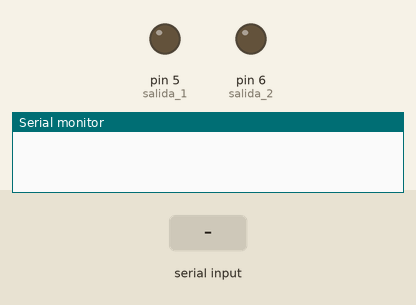
This program was run on a simulated Arduino Uno, built with avr-gcc and run on an emulated ATmega328P. Shown: output pins drawn as LEDs (lit = HIGH), the last lines printed to the serial monitor. The test bench sets the inputs (shaded band).

Above: at 1.2 s.
1.3 s: "encender ventilador" received over Serial
At 2.5 s:
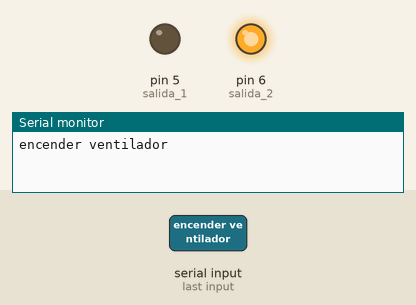
2.8 s: "encender todo" received over Serial
At 4.0 s:
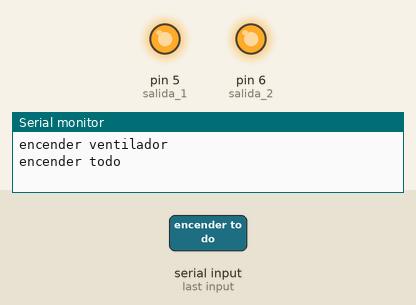
4.3 s: "Apagar ventilador" received over Serial
At 4.6 s:
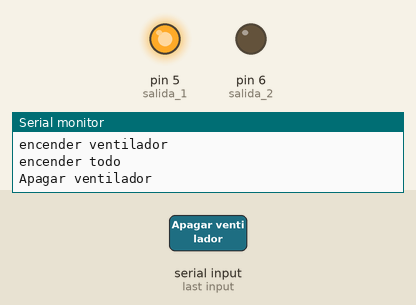
Timing chart, 0 to 7.3 s (numbered marks = the images above; inputs shaded):
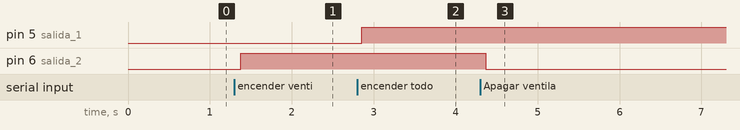

Measured:
- after the input at 1.3 s, pin 6 (salida_2): LOW → HIGH after 0.08 s
- after the input at 2.8 s, pin 5 (salida_1): LOW → HIGH after 0.05 s
- after the input at 4.3 s, pin 6 (salida_2): HIGH → LOW after 0.07 s

The program:

main.cpp
```cpp
// Comando de voz, para encender una lampara y un ventilador
#include <Arduino.h>

/* Definiciones */
String voice;

void setup() {

  Serial.begin(9600); // inicial puerto
  pinMode(5, OUTPUT); // salida 1
  pinMode(6, OUTPUT); // salida 2

}

void loop() {
  while(Serial.available()){
    delay(4);
    char c = Serial.read();
    voice +=c;
  }

  if(voice.length()>0){
     Serial.println(voice);
     if(voice == "Encender lámpara" || voice == "encender lámpara")   // Encender Luz
      {digitalWrite(5, HIGH);}
     else if(voice == "Apagar lámpara" || voice == "apagar lámpara")  // Apagar Lez
      {digitalWrite(5, LOW);}
     else if(voice == "encender ventilador" || voice == "Encender ventilador" )  // Encender ventilador
      {digitalWrite(6, HIGH);}
     else if(voice == "Apagar ventilador" || voice == "apagar ventilador")       // Apagar ventilador
      {digitalWrite(6, LOW);}
     else if(voice == "encender todo" || voice == "Encender todo")               // Encender todo
      {digitalWrite(5, HIGH);
       digitalWrite(6, HIGH);}
     else if(voice == "Apagar todo" || voice == "apagar todo")                   // Apagar todo
      {digitalWrite(5, LOW);
       digitalWrite(6, LOW);}
     voice = "";
  }
}
```
